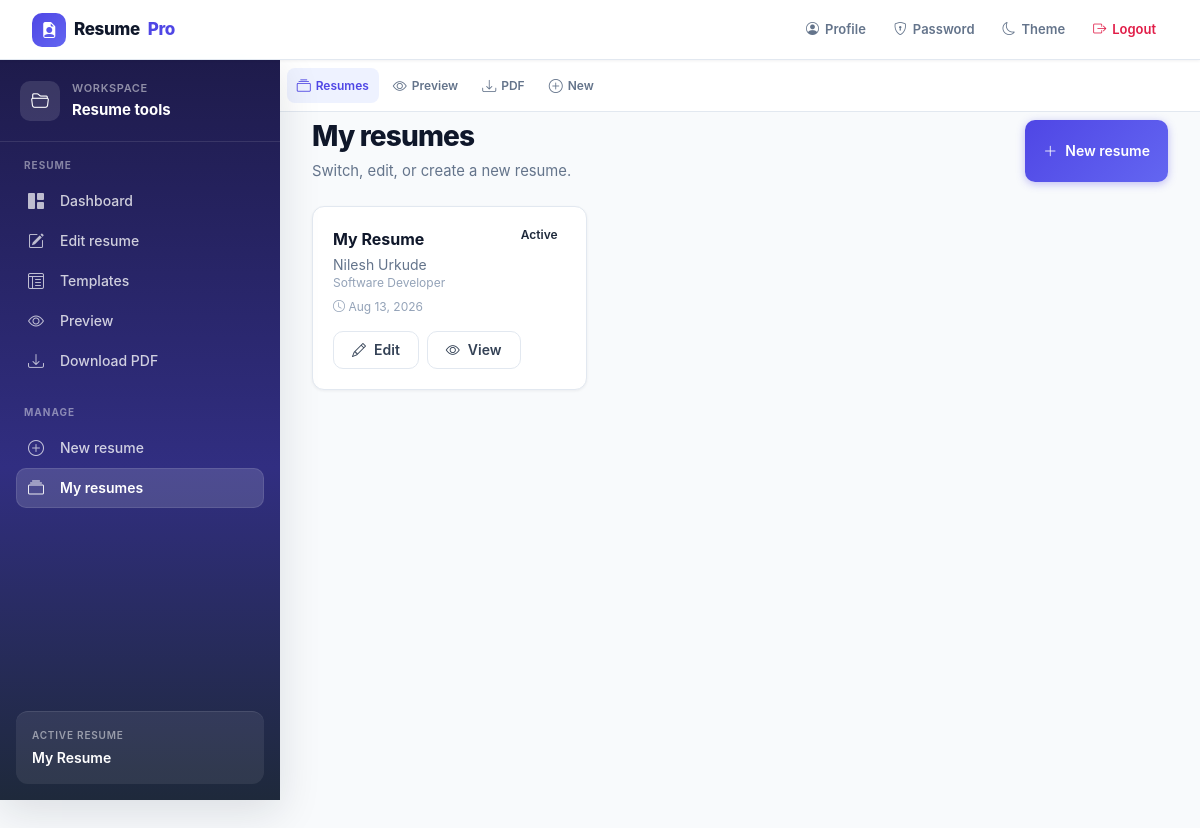
Page /my-resumes/ (signed in) on the committed database.
### resumes/models.py (models this page shows, shortened)
class Resume(models.Model):
    user = models.ForeignKey(User, on_delete=models.CASCADE, related_name='resumes')
    slug = models.UUIDField(default=uuid.uuid4, unique=True, editable=False)
    resume_name = models.CharField(max_length=100, default='My Resume')
    is_public = models.BooleanField(default=False)
    share_password = models.CharField(max_length=128, blank=True)
    share_expires_at = models.DateTimeField(blank=True, null=True)
    photo = models.ImageField(upload_to='photos/', blank=True, null=True)
    preferred_template = models.CharField(max_length=3, choices=TEMPLATE_CHOICES, default='t1')
    accent_color = models.CharField(max_length=7, default='#4f46e5')
    font_family = models.CharField(max_length=50, choices=FONT_CHOICES, default='Arial')
    title = models.CharField(max_length=100)
    full_name = models.CharField(max_length=100)
    email = models.EmailField()
    phone = models.CharField(max_length=15)
    summary = models.TextField(blank=True)
    github = models.URLField(blank=True, default='')
    linkedin = models.URLField(blank=True, default='')
    created_at = models.DateTimeField(default=timezone.now)
    updated_at = models.DateTimeField(auto_now=True)
    class Meta:
        ordering = ['-updated_at']

### resumes/views.py (the view)
# urls.py: path('my-resumes/', views.my_resumes, name='my_resumes'),
@login_required
def my_resumes(request):
    resumes = Resume.objects.filter(user=request.user)
    active = get_user_resume(request)
    return render(request, 'resumes/my_resumes.html', {
        'resumes': resumes,
        'active_resume': active,
    })

### resumes/context_processors.py (called while the page is built)
def navigation(request):
    if not request.user.is_authenticated:
        return {}
    resume = get_user_resume(request)
    return {
        'active_resume': resume,
        'active_template': normalize_template(resume.preferred_template) if resume else 't1',
    }

### resumes/utils.py (called while the page is built)
def normalize_template(template):
    return template if template in VALID_TEMPLATES else 't1'

def get_user_resume(request, resume_id=None):
    qs = Resume.objects.filter(user=request.user)
    if resume_id:
        return qs.filter(pk=resume_id).first()
    active = request.session.get('active_resume_id')
    if active:
        resume = qs.filter(pk=active).first()
        if resume:
            return resume
    return qs.first()

### templates/resumes/my_resumes.html (shortened to what this page needs)
{% extends 'base.html' %}
{% block content %}
<div class="page-header mb-6 flex flex-wrap items-end justify-between gap-4">
    <div>
        <h1 class="text-slate-900 dark:text-white">My resumes</h1>
        <p>Switch, edit, or create a new resume.</p>
    </div>
    <a href="{% url 'new_resume' %}" class="btn-primary inline-flex items-center gap-2"><i class="bi bi-plus-lg"></i> New resume</a>
</div>
<div class="grid gap-4 sm:grid-cols-2 lg:grid-cols-3">
    {% for r in resumes %}
    <article class="card card-hover p-5 {% if active_resume and active_resume.pk == r.pk %}ring-2 ring-brand-500{% endif %}">
        <div class="flex items-start justify-between gap-2">
            <h2 class="font-bold text-slate-900 dark:text-white">{{ r.resume_name }}</h2>
            {% if active_resume and active_resume.pk == r.pk %}
            <span class="rounded-full bg-brand-100 px-2 py-0.5 text-xs font-semibold text-brand-700 dark:bg-brand-950 dark:text-brand-300">Active</span>
            {% endif %}
        </div>
        <p class="mt-1 text-sm text-slate-500">{{ r.full_name }}</p>
        <p class="text-xs text-slate-400">{{ r.title }}</p>
        <p class="mt-2 text-xs text-slate-400"><i class="bi bi-clock"></i> {{ r.updated_at|date:"M j, Y" }}</p>
        <div class="mt-4 flex flex-wrap gap-2">
            <a href="{% url 'edit_resume' r.pk %}" class="btn-secondary !py-1.5 !px-3 text-xs"><i class="bi bi-pencil"></i> Edit</a>
            <a href="{% url 'view_resume' r.pk r.preferred_template %}" class="btn-secondary !py-1.5 !px-3 text-xs"><i class="bi bi-eye"></i> View</a>
        </div>
    </article>
    {% empty %}
    <div class="card col-span-full p-12 text-center">
        <i class="bi bi-folder2-open text-4xl text-slate-400"></i>
        <p class="mt-4 text-slate-500">No resumes yet.</p>
        <a href="{% url 'new_resume' %}" class="btn-primary mt-4 inline-flex items-center gap-2"><i class="bi bi-plus-lg"></i> Create resume</a>
    </div>
    {% endfor %}
</div>
{% endblock %}

### templates/includes/sidebar.html (shortened to what this page needs)
<aside id="app-sidebar" class="app-sidebar no-print" aria-label="Resume navigation">
    <div class="sidebar-header">
        <div class="sidebar-header-icon"><i class="bi bi-folder2-open"></i></div>
        <div class="sidebar-header-text">
            <p class="sidebar-header-label">Workspace</p>
            <p class="sidebar-header-title">Resume tools</p>
        </div>
    </div>
    <nav class="sidebar-nav">
        <div class="sidebar-section">
            <p class="nav-label">Resume</p>
            <ul>
                <li><a href="{% url 'dashboard' %}" class="sidebar-link {% if request.resolver_match.url_name == 'dashboard' %}sidebar-link-active{% endif %}"><i class="bi bi-grid-1x2-fill"></i> Dashboard</a></li>
                <li><a href="{% url 'create_resume' %}" class="sidebar-link "><i class="bi bi-pencil-square"></i> Edit resume</a></li>
                <li><a href="{% url 'template_gallery' %}" class="sidebar-link {% if request.resolver_match.url_name == 'template_gallery' %}sidebar-link-active{% endif %}"><i class="bi bi-layout-text-window-reverse"></i> Templates</a></li>
                {% if active_resume %}
                <li><a href="{% url 'view_resume' active_resume.pk active_template %}" class="sidebar-link {% if request.resolver_match.url_name == 'view_resume' %}sidebar-link-active{% endif %}"><i class="bi bi-eye"></i> Preview</a></li>
                <li><a href="{% url 'download_pdf' active_resume.pk active_template %}" class="sidebar-link"><i class="bi bi-download"></i> Download PDF</a></li>
                {% endif %}
            </ul>
        </div>
        <div class="sidebar-section">
            <p class="nav-label">Manage</p>
            <ul>
                <li><a href="{% url 'new_resume' %}" class="sidebar-link {% if request.resolver_match.url_name == 'new_resume' %}sidebar-link-active{% endif %}"><i class="bi bi-plus-circle"></i> New resume</a></li>
                <li><a href="{% url 'my_resumes' %}" class="sidebar-link {% if request.resolver_match.url_name == 'my_resumes' %}sidebar-link-active{% endif %}"><i class="bi bi-collection"></i> My resumes</a></li>
            </ul>
        </div>
    </nav>
    {% if active_resume %}
    <div class="sidebar-footer">
        <p class="sidebar-footer-label">Active resume</p>
        <p class="sidebar-footer-name">{{ active_resume.resume_name }}</p>
    </div>
    {% endif %}
</aside>

### static/css/app.css (style rules this page uses)
:root { --header-height: 60px; --sidebar-width: 280px; --brand: #4f46e5; --brand-dark: #4338ca; --radius: 12px; --shadow-sm: 0 1px 3px rgba(15, 23, 42, 0.06); --shadow-md: 0 4px 20px rgba(15, 23, 42, 0.08); --shadow-lg: 0 12px 40px rgba(15, 23, 42, 0.12); }
body { background: #f8fafc; font-family: 'Plus Jakarta Sans', system-ui, sans-serif; }
.app-sidebar { background: linear-gradient(180deg, #1e1b4b 0%, #312e81 55%, #1e293b 100%); box-shadow: var(--shadow-lg); display: none; flex-direction: column; height: calc(100vh - var(--header-height)); left: 0; position: fixed; top: var(--header-height); width: var(--sidebar-width); z-index: 40; }
@media (min-width: 1024px) { .app-sidebar { display: flex; } }
.sidebar-header { align-items: center; border-bottom: 1px solid rgba(255, 255, 255, 0.1); display: flex; gap: 12px; padding: 20px; }
.sidebar-header-icon { align-items: center; background: rgba(255, 255, 255, 0.12); border-radius: 10px; color: #fff; display: flex; font-size: 18px; height: 40px; justify-content: center; width: 40px; }
.sidebar-header-label { color: rgba(255, 255, 255, 0.5); font-size: 11px; font-weight: 600; letter-spacing: 0.06em; text-transform: uppercase; }
.sidebar-header-title { color: #fff; font-size: 15px; font-weight: 700; margin-top: 2px; }
.sidebar-nav { flex: 1; overflow-y: auto; padding: 16px; }
.sidebar-section { margin-bottom: 24px; }
.sidebar-section ul { list-style: none; margin: 0; padding: 0; }
.nav-label { color: rgba(255, 255, 255, 0.45); font-size: 10px; font-weight: 700; letter-spacing: 0.1em; margin-bottom: 8px; padding: 0 8px; text-transform: uppercase; }
.sidebar-link { align-items: center; border-radius: 10px; color: rgba(255, 255, 255, 0.78); display: flex; font-size: 14px; font-weight: 500; gap: 12px; padding: 10px 12px; text-decoration: none; transition: background 0.15s, color 0.15s; }
.sidebar-link i { font-size: 16px; opacity: 0.9; width: 20px; }
.sidebar-link-active { background: rgba(255, 255, 255, 0.14); box-shadow: inset 0 0 0 1px rgba(255, 255, 255, 0.1); color: #fff; font-weight: 600; }
.sidebar-footer { border-top: 1px solid rgba(255, 255, 255, 0.1); margin: 0 16px 16px; padding: 16px; background: rgba(255, 255, 255, 0.08); border-radius: var(--radius); }
.sidebar-footer-label { color: rgba(255, 255, 255, 0.5); font-size: 10px; font-weight: 600; letter-spacing: 0.08em; text-transform: uppercase; }
.sidebar-footer-name { color: #fff; font-size: 14px; font-weight: 600; margin-top: 4px; overflow: hidden; text-overflow: ellipsis; white-space: nowrap; }
.card { background: #fff; border: 1px solid #e2e8f0; border-radius: var(--radius); box-shadow: var(--shadow-sm); transition: box-shadow 0.2s, transform 0.2s; }
.page-header h1 { font-size: 1.75rem; font-weight: 800; letter-spacing: -0.03em; line-height: 1.2; }
.page-header p { color: #64748b; font-size: 0.925rem; margin-top: 6px; }
.btn-primary { align-items: center; background: linear-gradient(135deg, var(--brand) 0%, #6366f1 100%); border: none; border-radius: 10px; box-shadow: 0 2px 8px rgba(79, 70, 229, 0.35); color: #fff; cursor: pointer; display: inline-flex; font-family: inherit; font-size: 14px; font-weight: 600; gap: 8px; padding: 10px 18px; text-decoration: none; transition: transform 0.15s, box-shadow 0.15s; }
.btn-secondary { align-items: center; background: #fff; border: 1px solid #e2e8f0; border-radius: 10px; color: #334155; display: inline-flex; font-size: 14px; font-weight: 600; gap: 8px; padding: 10px 18px; text-decoration: none; transition: background 0.15s, border-color 0.15s; }

### rows in the picture
Resume: resume_name "My Resume", shows "Active", full_name "Nilesh Urkude", title "Software Developer", updated_at "Aug 13, 2026"
